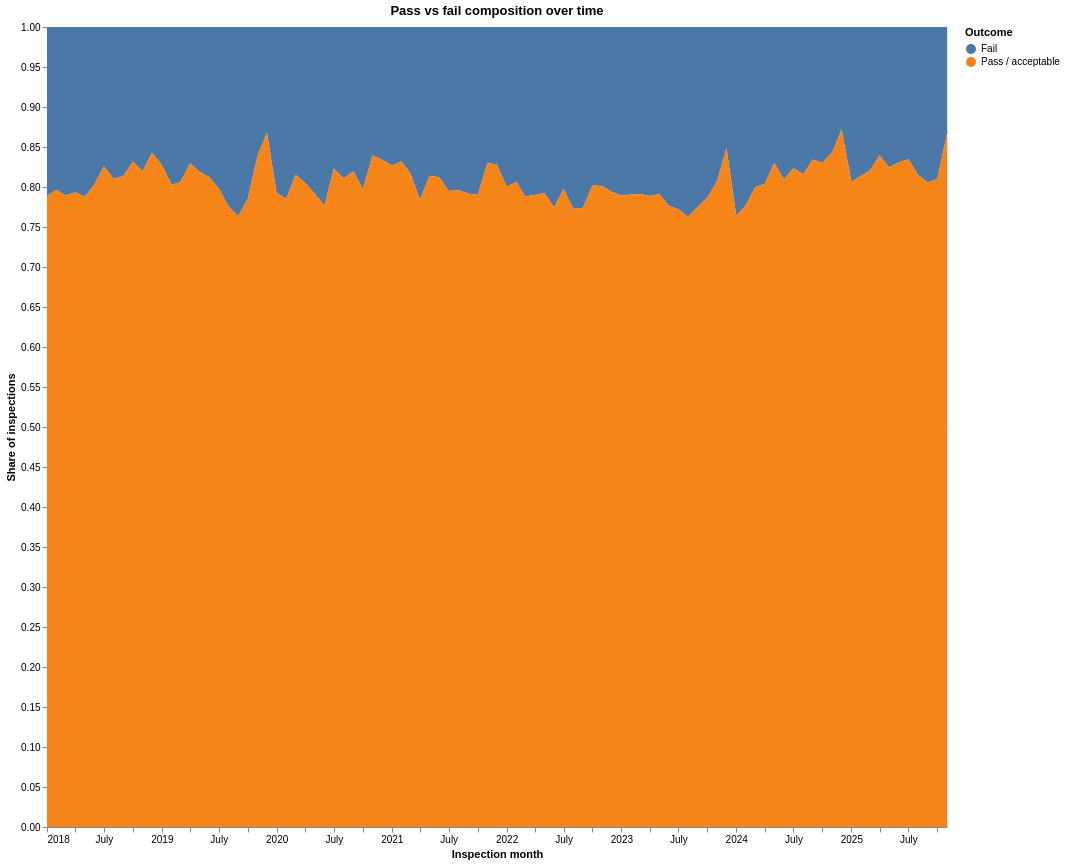

The notebook cell this image was saved under:
### Markdown cell above
# EDA 9: Pass vs fail composition over time(Gauthami Ghadiyaram)

### Code cell
import pandas as pd
import altair as alt

eda_res = df_eda.copy()

eda_res = eda_res.dropna(subset=["inspection_date", "is_fail"])

# Month start for grouping
eda_res["month_start"] = eda_res["inspection_date"].dt.to_period("M").dt.to_timestamp()

# Outcome label
eda_res["outcome"] = eda_res["is_fail"].map({1: "Fail", 0: "Pass / acceptable"}).fillna("Other")

# Aggregate per month x outcome
res_month = (
    eda_res
    .groupby(["month_start", "outcome"], as_index=False)
    .agg(
        inspections=("inspection_id", "nunique")
    )
)

# Total per month
total_month = (
    res_month
    .groupby("month_start", as_index=False)["inspections"]
    .sum()
    .rename(columns={"inspections": "total_inspections"})
)

# Merge and compute share
res_month = res_month.merge(total_month, on="month_start", how="left")
res_month["share"] = res_month["inspections"] / res_month["total_inspections"]

print("=== Sample of monthly pass/fail composition ===")
display(res_month.head())

# Toggle: show counts vs share using a radio button
mode_param = alt.param(
    name="Mode",
    value="share",
    bind=alt.binding_radio(
        options=["share", "count"],
        labels=["Show % share", "Show raw counts"],
        name="Y-axis: "
    ),
)

area_chart = (
    alt.Chart(res_month)
    .add_params(mode_param)
    .transform_calculate(
        y_value="datum.share",
        y_label="'Failure / pass share'",
    )
    .transform_calculate(
        y_value_count="datum.inspections",
        y_label_count="'# Inspections'",
    )
    .transform_calculate(
        y_final="Mode === 'share' ? datum.share : datum.inspections"
    )
    .mark_area()
    .encode(
        x=alt.X("month_start:T", title="Inspection month"),
        y=alt.Y(
            "y_final:Q",
            title="Share of inspections"
        ),
        color=alt.Color(
            "outcome:N",
            title="Outcome",
            sort=["Fail", "Pass / acceptable", "Other"]
        ),
        tooltip=[
            alt.Tooltip("month_start:T", title="Month"),
            alt.Tooltip("outcome:N", title="Outcome"),
            alt.Tooltip("inspections:Q", title="# Inspections"),
            alt.Tooltip("share:Q", title="Share", format=".2%"),
        ],
    )
    .properties(
        width=900,
        height=800,
        title="Pass vs fail composition over time"
    )
    .interactive()
)

area_chart

### Figure 1 — Vega-Lite specification as saved in the notebook (floating-point values rounded to 4 significant figures; data arrays with more than 128 entries replaced by an {"elided": "..."} marker saying what was removed)
{"config": {"view": {"continuousWidth": 300, "continuousHeight": 300}}, "data": {"name": "data-63f1a1ac50f74d52760928a08facb162"}, "mark": {"type": "area"}, "encoding": {"color": {"field": "outcome", "sort": ["Fail", "Pass / acceptable", "Other"], "title": "Outcome", "type": "nominal"}, "tooltip": [{"field": "month_start", "title": "Month", "type": "temporal"}, {"field": "outcome", "title": "Outcome", "type": "nominal"}, {"field": "inspections", "title": "# Inspections", "type": "quantitative"}, {"field": "share", "format": ".2%", "title": "Share", "type": "quantitative"}], "x": {"field": "month_start", "title": "Inspection month", "type": "temporal"}, "y": {"field": "y_final", "title": "Share of inspections", "type": "quantitative"}}, "height": 800, "params": [{"name": "Mode", "bind": {"input": "radio", "options": ["share", "count"], "labels": ["Show % share", "Show raw counts"], "name": "Y-axis: "}, "value": "share"}, {"name": "param_13", "select": {"type": "interval", "encodings": ["x", "y"]}, "bind": "scales"}], "title": "Pass vs fail composition over time", "transform": [{"calculate": "datum.share", "as": "y_value"}, {"calculate": "'Failure / pass share'", "as": "y_label"}, {"calculate": "datum.inspections", "as": "y_value_count"}, {"calculate": "'# Inspections'", "as": "y_label_count"}, {"calculate": "Mode === 'share' ? datum.share : datum.inspections", "as": "y_final"}], "width": 900, "$schema": "https://vega.github.io/schema/vega-lite/v5.20.1.json", "datasets": {"data-63f1a1ac50f74d52760928a08facb162": {"elided": "190 records"}}}
